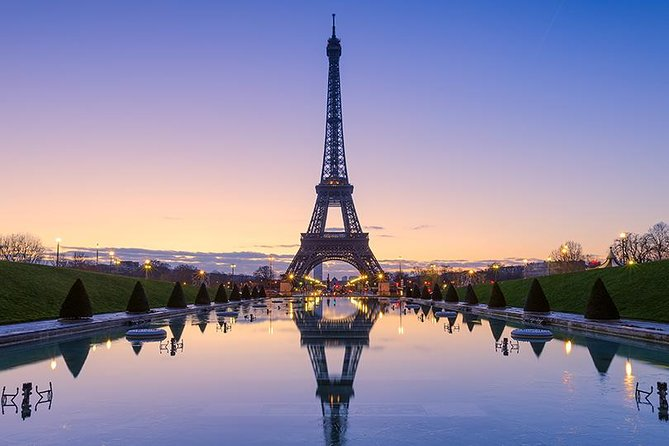
%> input picture 2doParcial/Practica2/Pruebas/paris.jpg, 669 x 446 px
$ octave COOR_CARTE_VS_COORD_IMAGEN.m   (GNU Octave 9; MATLAB toolbox functions it lacks are replaced by stand-ins)
%> lines starting %> are read from the running program, lines starting %| are printed output that depends on the picture
clc
clear all
close all
warning off all
%este programa convierte las coord espaciales del plano cartesiano a las
% coord de una imagen

h=imread('./paris.jpg');
%> h is the input picture: size 446x669x3 uint8; mean R, G, B 142.7, 136.4, 162.7
figure(1)
[m,n]=size(h);
%> m = 446; n = 2007
imshow(h)

figure(2)
dato=imref2d(size(h));
imshow(h,dato)

% figure(3)
% impixel(h)

c1X=randi([50,650],1,100)
c1Y=randi([50,250],1,100);

c2X=randi([50,650],1,100);
c2Y=randi([300,420],1,100);

c3X=randi([250,400],1,100);
c3Y=randi([25,300],1,100);

clases=zeros(2,100,3);
clases(1,:,1)=c1X;
clases(2,:,1)=c1Y;
clases(1,:,2)=c2X;
clases(2,:,2)=c2Y;
clases(1,:,3)=c3X;
clases(2,:,3)=c3Y;

display(clases);
%%% GRAFICANDO SOBRE EL PLANO DE LA IMAGEN COOR PIXELARES

Z1=impixel(h,clases(1,:,1),clases(2,:,1));
%> Z1 = 100 rows, first 12: [219 191 188; 135 144 209; 237 200 191; 148 147 205; 151 152 209; 253 208 189; 146 153 208; 254 213 185; 22 35 77; 137 142 208; 190 178 198; 126 136 207]
Z2=impixel(h,clases(1,:,2),clases(2,:,2));
%> Z2 = 100 rows, first 12: [197 161 161; 122 129 183; 80 89 122; 118 99 103; 39 36 65; 133 138 180; 153 129 143; 16 7 12; 121 102 108; 167 155 177; 171 158 175; 147 138 157]
Z3=impixel(h,clases(1,:,2),clases(2,:,2));
%> Z3 has the same summary as Z2

px=input('dame la coord del vector en x = ')
%> the answer given: 3
py=input('dame la coord del vector en y = ')
%> the answer given: 3

punto=[px;py];

P1=impixel(h,punto(1,:),punto(2,:));
%> P1 = [93 112 191]


grid on
hold on
plot(c1X(1,:),c1Y(1,:),'ob','MarkerSize',10)
plot(c2X(1,:),c2Y(1,:),'or','MarkerSize',10)
plot(c3X(1,:),c3Y(1,:),'og','MarkerSize',10)
plot(punto(1,:),punto(2,:),'oy','MarkerSize',10,'MarkerFaceColor','y')
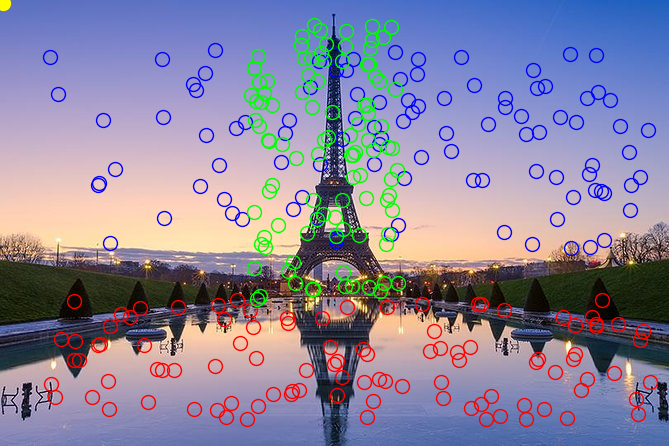
%> figure redrawn from the program's plot data


disp('fin de proceso...')
